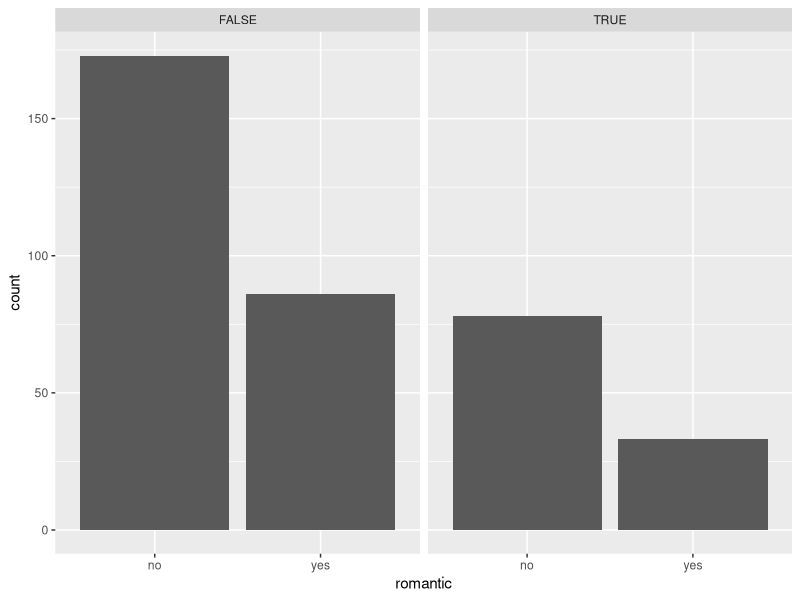
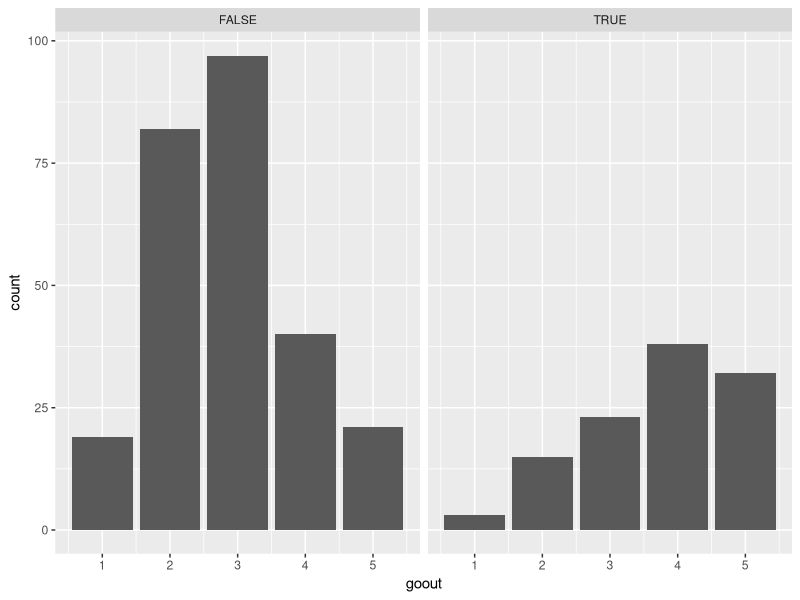
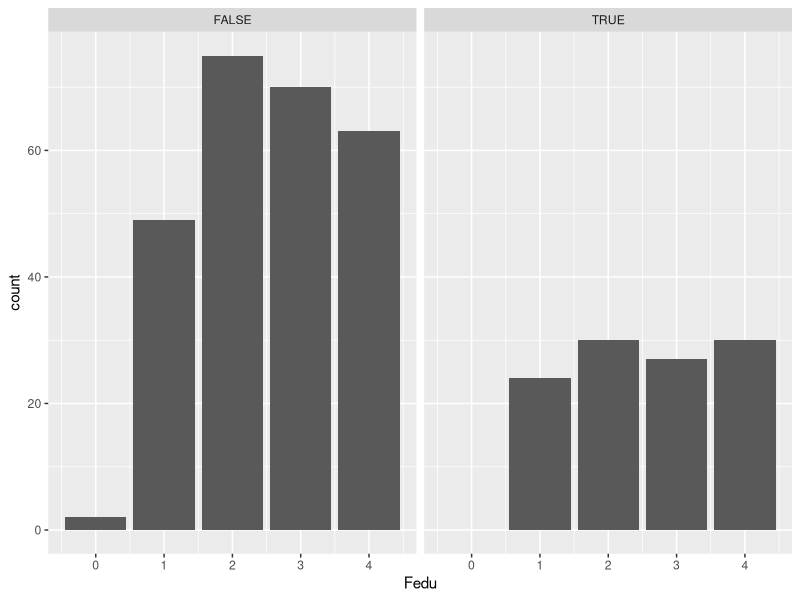
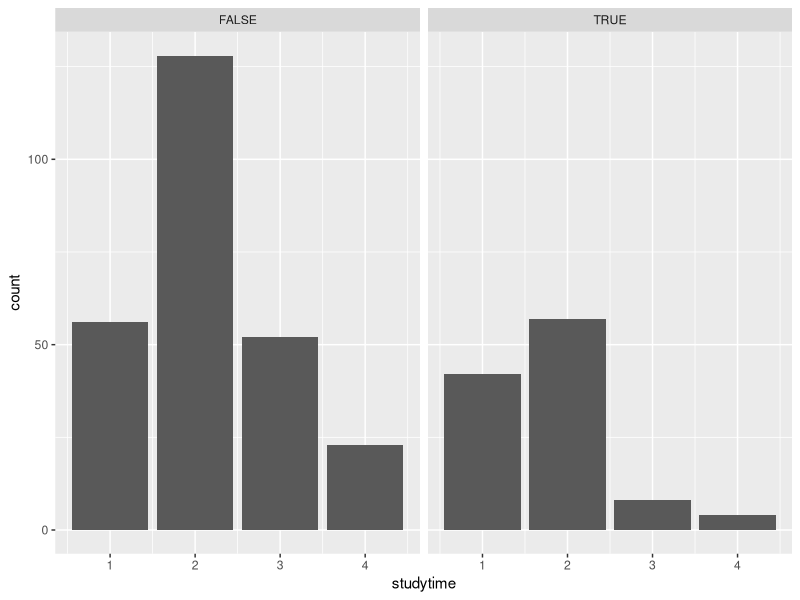
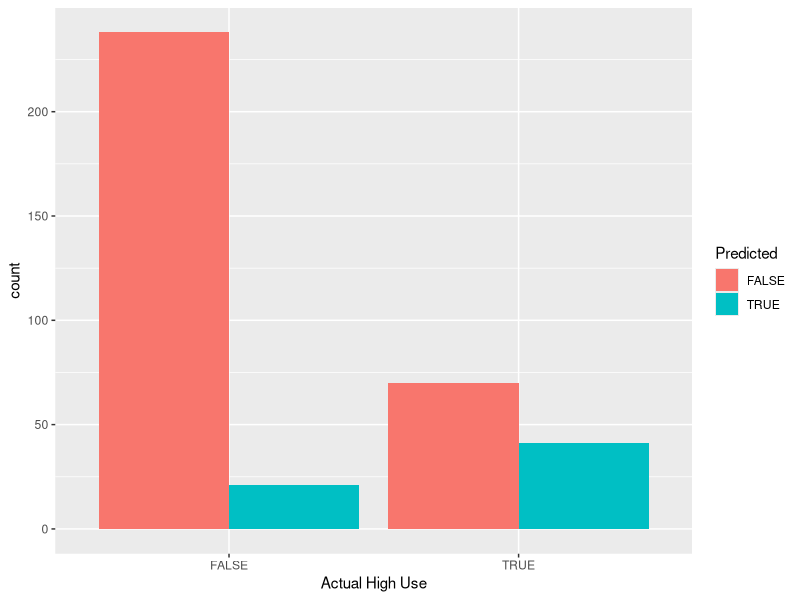

These charts were generated, in order, by the following R code:
## ---- chunk 1
date()
## ---- chunk 2
alc_student<- read.csv("data/studentclean.csv", header = TRUE, sep = ",")
names(alc_student)
## ---- chunk 3

# Summary of alc_use
summary(alc_student$alc_use)
summary(alc_student$high_use)

# Cross-tabulation for each categorical variable with alc_use
table(alc_student$romantic, alc_student$alc_use)
table(alc_student$goout, alc_student$alc_use)
table(alc_student$Fedu, alc_student$alc_use)
table(alc_student$studytime, alc_student$alc_use)


## ---- chunk 4
library(ggplot2)

# Bar plot for each categorical variable against alc_use
ggplot(alc_student, aes(x = romantic)) + 
  geom_bar() + 
  facet_wrap(~high_use)

ggplot(alc_student, aes(x = goout)) + 
  geom_bar() + 
  facet_wrap(~high_use)

ggplot(alc_student, aes(x = Fedu)) + 
  geom_bar() + 
  facet_wrap(~high_use)

ggplot(alc_student, aes(x = studytime)) + 
  geom_bar() + 
  facet_wrap(~high_use)


## ---- chunk 5
# Logistic regression model
logistic_model <- glm(high_use ~ romantic + goout + Fedu + studytime, 
                      data = alc_student, 
                      family = "binomial")
# Model summary
summary(logistic_model)

## ---- chunk 6
# Exponentiate the coefficients to get odds ratios
odds_ratios <- exp(coef(logistic_model))
print(odds_ratios)

# Calculate and exponentiate confidence intervals
conf_int <- exp(confint(logistic_model))
print(conf_int)

## ---- chunk 7

# Predict probabilities
predicted_probs <- predict(logistic_model, type = "response")

# Classify as TRUE or FALSE based on a 0.5 cutoff
predicted_class <- ifelse(predicted_probs > 0.5, TRUE, FALSE)

alc_student$predicted_high_use <- predicted_class

# 2x2 Cross Tabulation
table(Actual = alc_student$high_use, Predicted = alc_student$predicted_high_use)


# Training error
training_error <- mean(alc_student$high_use != alc_student$predicted_high_use)
print(training_error)

library(ggplot2)

ggplot(alc_student, aes(x = high_use, fill = as.factor(predicted_high_use))) +
  geom_bar(position = "dodge") +
  labs(x = "Actual High Use", fill = "Predicted")



## ---- chunk 8
# Simple guessing strategy: classify all as the most frequent class
most_frequent_class <- ifelse(mean(alc_student$high_use) > 0.5, TRUE, FALSE)
simple_guess_accuracy <- mean(alc_student$high_use == most_frequent_class)

# Compare
model_accuracy <- 1 - training_error
print(c("Model Accuracy" = model_accuracy, "Simple Guess Accuracy" = simple_guess_accuracy))


## ---- chunk 9
library(caret)

set.seed(123) # for reproducibility
train_control <- trainControl(method = "cv", number = 10)

# Convert 'high_use' from logical to factor
alc_student$high_use <- as.factor(alc_student$high_use)

# Now, run the 10-fold cross-validation
model_cv <- train(high_use ~ goout + studytime,
                  data = alc_student,
                  method = "glm",
                  family = "binomial",
                  trControl = train_control)

# Look at the results
print(model_cv)


